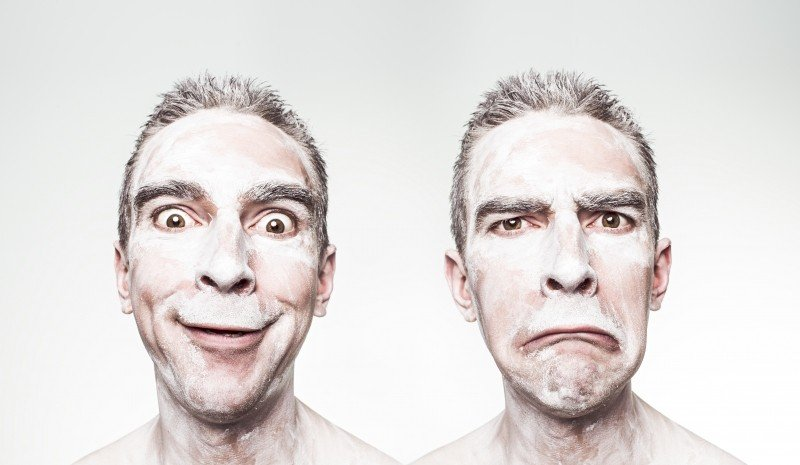
#> input picture tutorial1_FaceDetection/img.jpg, 800 x 465 px
$ jupyter execute face_detection.ipynb   (shell and % lines are left out)
#> lines starting #> are read from the running program, lines starting #| are printed output that depends on the picture; after the words box and inside, x2 and y2 are one past the last pixel; in counts of white or black regions, pixels touching at a corner belong together
تصدير الحزم الضرورية

[cell 1]
import cv2
from matplotlib.pyplot import imshow

سحب الملفات الضرورية التي تحتوي على خصائص الوجه

[cell 2]
face_cascade = cv2.CascadeClassifier('haarcascade_frontalface_default.xml')

تحميل الصورة في متغير حيث يمكن وضع أي صورة

[cell 3]
image = cv2.imread('./img.jpg')
#> image is the input picture: shape (465, 800, 3); mean B, G, R 220.9, 222.4, 227.3
imshow(image, cmap='gray')

هنا نقوم بتحويل الصورة إلى تدرج رمادي لسهولة التعامل مع الصور الرمادية

[cell 4]
gray = cv2.cvtColor(image, cv2.COLOR_BGR2GRAY)
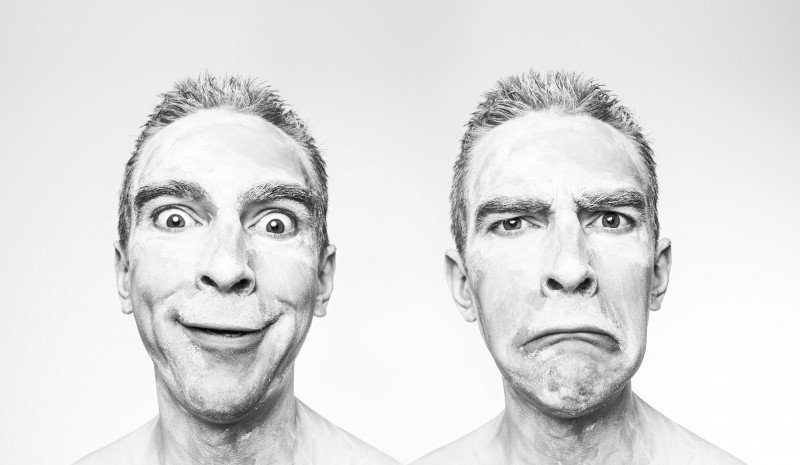
#> gray: shape (465, 800); min 5, max 255, mean 223.7

imshow(gray, cmap='gray')

هنا نقوم بتطبيق العملية وتخزين نقاط احداثيات الوجه على المستوى الإحداثي

[cell 5]
faces = face_cascade.detectMultiScale(gray, 1.3, 5)
#> faces = [[95, 117, 259, 259], [437, 121, 255, 255]]

في حال عدم العثور على وجه

[cell 6]
if faces is ():
    print("لا يوجد")

 بعد تخزين نقاط الإحداثيات، نقوم بتوصيل النقاط للرسم

[cell 7]
for (x,y,w,h) in faces:
    cv2.rectangle(image, (x,y), (x+w,y+h), (127,0,255), 2)
    imshow(image)
#> this loop made 2 passes
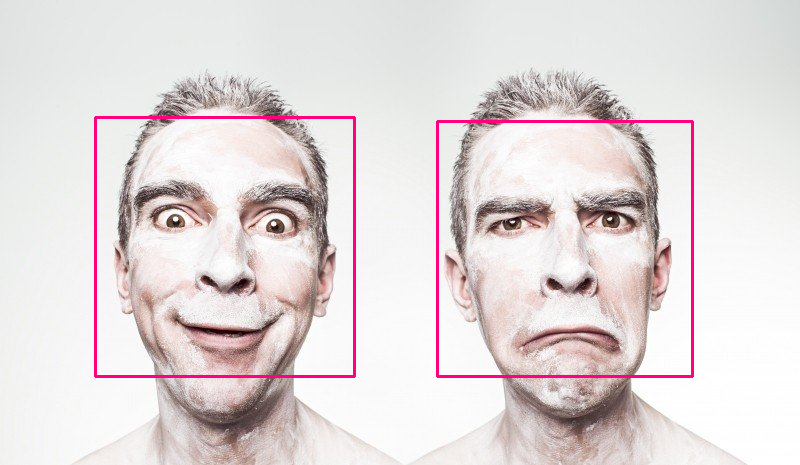
#> image: shape (465, 800, 3); 1.66% of pixels changed, all inside (x1, y1, x2, y2) = (94, 116, 694, 378)
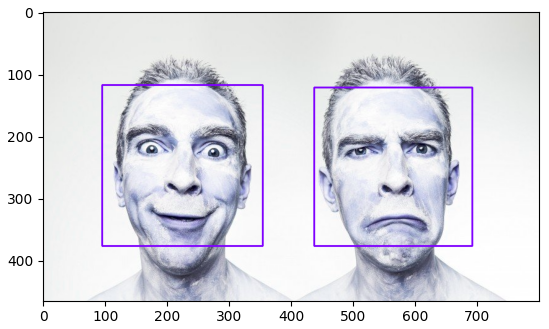
#> figure drawn by matplotlib, 1 panel; B, G, R data is drawn as R, G, B
